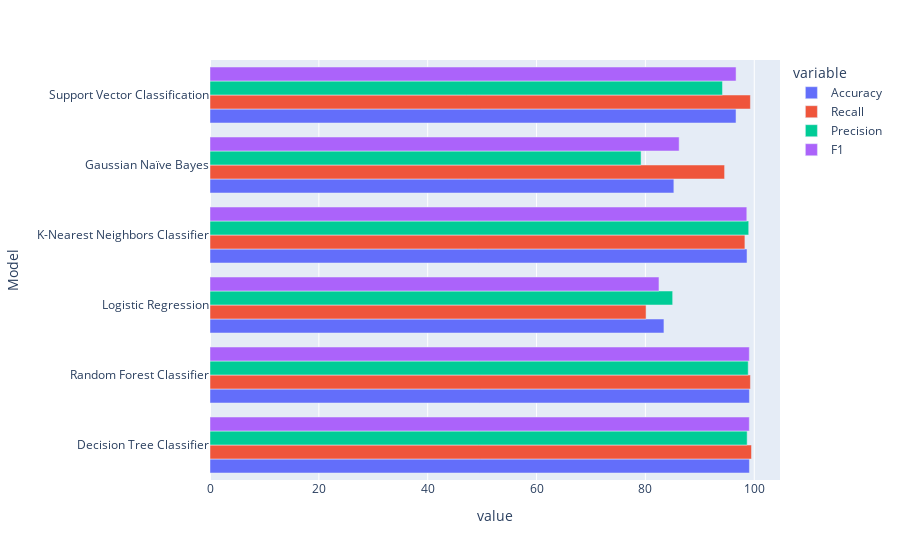

The code cell stored with this chart in its notebook:
### Code cell
# for i, j in zip(range(0,4), range(1,5)):
#     plt.subplot(2,2,j)
#     m_fig = px.bar(models_result, x=lst[i], y='Model')
    # print(i,j)
m_fig = px.bar(models_result, x=lst, y='Model', barmode='group')
#models = ['Decision Tree Classifier', 'Random Forest Classifier', 'Logistic Regression', 'K-Nearest Neighbors Classifier', 'Gaussian Naive Bayes', 'Support Vector Classification']
# fig, axes = plt.subplot(2,3,1)
# m_fig = sns.barplot(models_result, x=models[0], y=lst)

# plt.subplot(2,3,2)
# m_fig = sns.barplot(models_result, x="Accuracy", y='Model')

# plt.subplot(2,3,3)
# m_fig = sns.barplot(models_result, x=lst[2], y='Model')

# plt.subplot(2,3,4)
# m_fig = sns.barplot(models_result, x=lst[3], y='Model')

# plt.subplot(2,3,5)
# m_fig = sns.barplot(models_result, x=lst[3], y='Model')

# plt.subplot(2,3,6)
# m_fig = sns.barplot(models_result, x=lst[3], y='Model')

m_fig.show()

### Figure 1 — Plotly figure (JSON) as saved in the notebook; plotly's stock layout.template omitted (floating-point values rounded to 4 significant figures)
{"data": [{"alignmentgroup": "True", "hovertemplate": "variable=Accuracy<br>value=%{x}<br>Model=%{y}<extra></extra>", "legendgroup": "Accuracy", "marker": {"color": "#636efa", "pattern": {"shape": ""}}, "name": "Accuracy", "offsetgroup": "Accuracy", "orientation": "h", "showlegend": true, "textposition": "auto", "type": "bar", "x": [99.11, 99.11, 83.41, 98.67, 85.23, 96.65], "xaxis": "x", "y": ["Decision Tree Classifier", "Random Forest Classifier", "Logistic Regression", "K-Nearest Neighbors Classifier", "Gaussian Naïve Bayes", "Support Vector Classification"], "yaxis": "y"}, {"alignmentgroup": "True", "hovertemplate": "variable=Recall<br>value=%{x}<br>Model=%{y}<extra></extra>", "legendgroup": "Recall", "marker": {"color": "#EF553B", "pattern": {"shape": ""}}, "name": "Recall", "offsetgroup": "Recall", "orientation": "h", "showlegend": true, "textposition": "auto", "type": "bar", "x": [99.5, 99.29, 80.12, 98.28, 94.55, 99.29], "xaxis": "x", "y": ["Decision Tree Classifier", "Random Forest Classifier", "Logistic Regression", "K-Nearest Neighbors Classifier", "Gaussian Naïve Bayes", "Support Vector Classification"], "yaxis": "y"}, {"alignmentgroup": "True", "hovertemplate": "variable=Precision<br>value=%{x}<br>Model=%{y}<extra></extra>", "legendgroup": "Precision", "marker": {"color": "#00cc96", "pattern": {"shape": ""}}, "name": "Precision", "offsetgroup": "Precision", "orientation": "h", "showlegend": true, "textposition": "auto", "type": "bar", "x": [98.7, 98.89, 85.01, 98.98, 79.2, 94.16], "xaxis": "x", "y": ["Decision Tree Classifier", "Random Forest Classifier", "Logistic Regression", "K-Nearest Neighbors Classifier", "Gaussian Naïve Bayes", "Support Vector Classification"], "yaxis": "y"}, {"alignmentgroup": "True", "hovertemplate": "variable=F1<br>value=%{x}<br>Model=%{y}<extra></extra>", "legendgroup": "F1", "marker": {"color": "#ab63fa", "pattern": {"shape": ""}}, "name": "F1", "offsetgroup": "F1", "orientation": "h", "showlegend": true, "textposition": "auto", "type": "bar", "x": [99.09, 99.09, 82.49, 98.63, 86.2, 96.66], "xaxis": "x", "y": ["Decision Tree Classifier", "Random Forest Classifier", "Logistic Regression", "K-Nearest Neighbors Classifier", "Gaussian Naïve Bayes", "Support Vector Classification"], "yaxis": "y"}], "layout": {"barmode": "group", "legend": {"title": {"text": "variable"}, "tracegroupgap": 0}, "margin": {"t": 60}, "xaxis": {"anchor": "y", "domain": [0, 1], "title": {"text": "value"}}, "yaxis": {"anchor": "x", "domain": [0, 1], "title": {"text": "Model"}}}}
